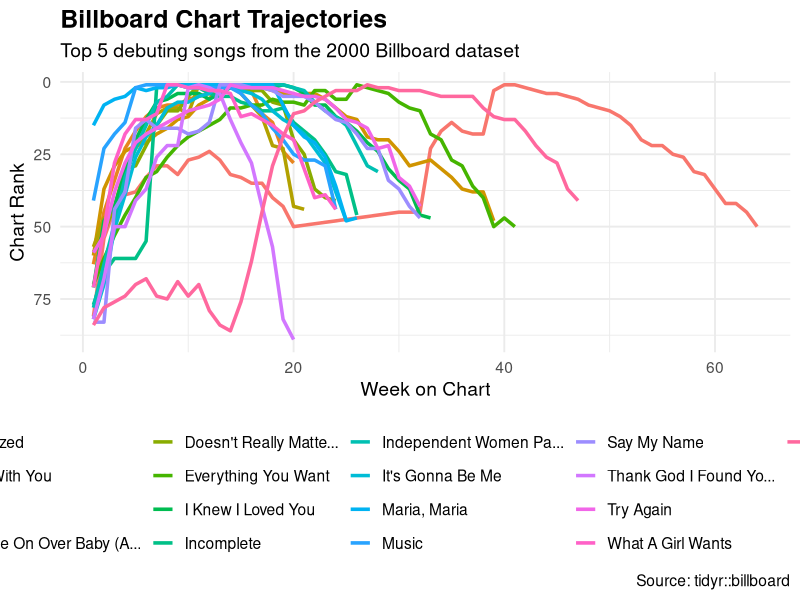

The R script that drew this image:
## ---- chunk 1
library(tidyverse)
library(tidyr)


## ---- chunk 2
data("billboard", package = "tidyr")

# Reshape the data: pivot week columns into long format
billboard_long <- billboard %>%
  pivot_longer(cols = starts_with("wk"),
               names_to = "week",
               names_prefix = "wk",
               values_to = "rank",
               values_drop_na = TRUE) %>%
  mutate(week = as.integer(week))

# Pick a few top songs for clarity (e.g., top 5 debut ranks)
top_songs <- billboard_long %>%
  group_by(track) %>%
  summarize(first_rank = min(rank), .groups = "drop") %>%
  slice_min(first_rank, n = 5) %>%
  pull(track)

# Filter data to include only those songs
filtered_billboard <- billboard_long %>%
  filter(track %in% top_songs)

# Plot
ggplot(filtered_billboard, aes(x = week, y = rank, color = track)) +
  geom_line(size = 1.2) +
  scale_y_reverse() +  # Rank 1 is best
  labs(
    title = "Billboard Chart Trajectories",
    subtitle = "Top 5 debuting songs from the 2000 Billboard dataset",
    x = "Week on Chart",
    y = "Chart Rank",
    color = "Song",
    caption = "Source: tidyr::billboard"
  ) +
  theme_minimal(base_size = 14) +
  theme(
    plot.title = element_text(face = "bold", size = 18),
    legend.position = "bottom"
  )

